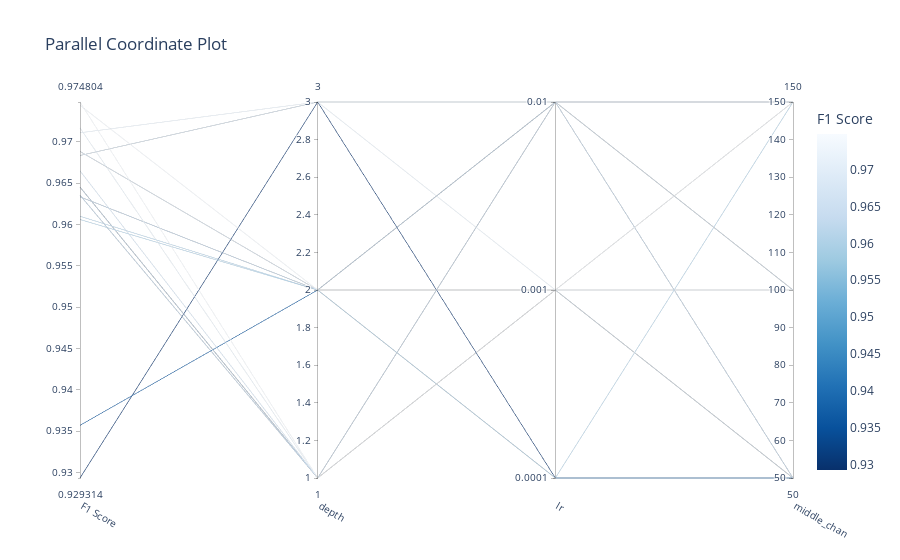

Notebook cell for this chart:
### Code cell
optuna.visualization.plot_parallel_coordinate(study,
                                              target=lambda t: t.values[0],
                                               target_name="F1 Score")

### Figure 1 — Plotly figure (JSON) as saved in the notebook; plotly's stock layout.template omitted (floating-point values rounded to 4 significant figures)
{"data": [{"dimensions": [{"label": "F1 Score", "range": [0.9293, 0.9748], "values": [0.9606, 0.9357, 0.9293, 0.9744, 0.9748, 0.9688, 0.9665, 0.9688, 0.9711, 0.9717, 0.9683, 0.9683, 0.9635, 0.9645, 0.9633, 0.961, 0.9645, 0.9645, 0.9635, 0.9633]}, {"label": "depth", "range": [1, 3], "values": [2, 2, 3, 2, 1, 2, 1, 2, 3, 1, 3, 3, 1, 1, 2, 2, 1, 1, 1, 2]}, {"label": "lr", "range": [0, 2], "ticktext": ["0.0001", "0.001", "0.01"], "tickvals": [0, 1, 2], "values": [0, 0, 0, 1, 1, 1, 1, 1, 1, 1, 2, 2, 2, 2, 2, 2, 2, 2, 2, 2]}, {"label": "middle_chan", "range": [50, 150], "values": [150, 50, 50, 150, 150, 50, 50, 50, 100, 100, 100, 100, 100, 150, 50, 150, 150, 150, 100, 50]}], "labelangle": 30, "labelside": "bottom", "line": {"color": [0.9606, 0.9357, 0.9293, 0.9744, 0.9748, 0.9688, 0.9665, 0.9688, 0.9711, 0.9717, 0.9683, 0.9683, 0.9635, 0.9645, 0.9633, 0.961, 0.9645, 0.9645, 0.9635, 0.9633], "colorbar": {"title": {"text": "F1 Score"}}, "colorscale": [[0, "rgb(247,251,255)"], [0.125, "rgb(222,235,247)"], [0.25, "rgb(198,219,239)"], [0.375, "rgb(158,202,225)"], [0.5, "rgb(107,174,214)"], [0.625, "rgb(66,146,198)"], [0.75, "rgb(33,113,181)"], [0.875, "rgb(8,81,156)"], [1, "rgb(8,48,107)"]], "reversescale": true, "showscale": true}, "type": "parcoords"}], "layout": {"title": {"text": "Parallel Coordinate Plot"}}}
